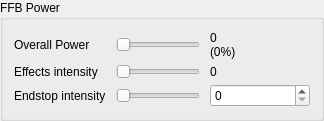
        <widget class="QGroupBox" name="groupBox_values">
         <property name="sizePolicy">
          <sizepolicy hsizetype="Preferred" vsizetype="Fixed">
           <horstretch>0</horstretch>
           <verstretch>0</verstretch>
          </sizepolicy>
         </property>
         <property name="title">
          <string>FFB Power</string>
         </property>
         <layout class="QGridLayout" name="gridLayout_3">
          <property name="horizontalSpacing">
           <number>10</number>
          </property>
          <property name="verticalSpacing">
           <number>5</number>
          </property>
          <item row="2" column="1">
           <widget class="QSlider" name="horizontalSlider_esgain">
            <property name="sizePolicy">
             <sizepolicy hsizetype="Expanding" vsizetype="Fixed">
              <horstretch>0</horstretch>
              <verstretch>0</verstretch>
             </sizepolicy>
            </property>
            <property name="toolTip">
             <string>&lt;html&gt;&lt;head/&gt;&lt;body&gt;&lt;p&gt;How stiff the endstop should be (Tune to taste while keeping noise low)&lt;/p&gt;&lt;/body&gt;&lt;/html&gt;</string>
            </property>
            <property name="maximum">
             <number>255</number>
            </property>
            <property name="orientation">
             <enum>Qt::Orientation::Horizontal</enum>
            </property>
           </widget>
          </item>
          <item row="1" column="1">
           <widget class="QSlider" name="horizontalSlider_fxratio">
            <property name="toolTip">
             <string>&lt;html&gt;&lt;head/&gt;&lt;body&gt;&lt;p&gt;High = Effects and endstop have the same peak torque. Low = effect peak is reduced to make endstop more prominent&lt;/p&gt;&lt;/body&gt;&lt;/html&gt;</string>
            </property>
            <property name="minimum">
             <number>102</number>
            </property>
            <property name="maximum">
             <number>255</number>
            </property>
            <property name="value">
             <number>102</number>
            </property>
            <property name="sliderPosition">
             <number>102</number>
            </property>
            <property name="orientation">
             <enum>Qt::Orientation::Horizontal</enum>
            </property>
           </widget>
          </item>
          <item row="1" column="2">
           <widget class="QLabel" name="label_fxratio">
            <property name="text">
             <string>0</string>
            </property>
           </widget>
          </item>
          <item row="1" column="0">
           <widget class="QLabel" name="label_6">
            <property name="toolTip">
             <string>&lt;html&gt;&lt;head/&gt;&lt;body&gt;&lt;p&gt;Intensity of the effects used by the force feedback effects from the game.&lt;/p&gt;&lt;p&gt;It defines the peak torque of the motor.&lt;/p&gt;&lt;/body&gt;&lt;/html&gt;</string>
            </property>
            <property name="text">
             <string>Effects intensity</string>
            </property>
           </widget>
          </item>
          <item row="0" column="0">
           <widget class="QLabel" name="label_4">
            <property name="toolTip">
             <string>&lt;html&gt;&lt;head/&gt;&lt;body&gt;&lt;p&gt;How much torque going to be used from the motor. &lt;br/&gt;&lt;br/&gt;More power means more current being used from the motor as well as stronger ffb.&lt;/p&gt;&lt;/body&gt;&lt;/html&gt;</string>
            </property>
            <property name="text">
             <string>Overall Power</string>
            </property>
           </widget>
          </item>
          <item row="2" column="0">
           <widget class="QLabel" name="label_7">
            <property name="toolTip">
             <string>&lt;html&gt;&lt;head/&gt;&lt;body&gt;&lt;p&gt;How much torque will be reserved to stop the motor for endstop effect.&lt;/p&gt;&lt;/body&gt;&lt;/html&gt;</string>
            </property>
            <property name="text">
             <string>Endstop intensity</string>
            </property>
           </widget>
          </item>
          <item row="0" column="1">
           <widget class="QSlider" name="horizontalSlider_power">
            <property name="maximum">
             <number>32767</number>
            </property>
            <property name="pageStep">
             <number>100</number>
            </property>
            <property name="orientation">
             <enum>Qt::Orientation::Horizontal</enum>
            </property>
            <property name="tickInterval">
             <number>100</number>
            </property>
           </widget>
          </item>
          <item row="0" column="2">
           <widget class="QLabel" name="label_power">
            <property name="minimumSize">
             <size>
              <width>30</width>
              <height>0</height>
             </size>
            </property>
            <property name="text">
             <string>0
(0%)</string>
            </property>
           </widget>
          </item>
          <item row="2" column="2">
           <widget class="QSpinBox" name="spinBox_esgain">
            <property name="minimumSize">
             <size>
              <width>100</width>
              <height>0</height>
             </size>
            </property>
            <property name="keyboardTracking">
             <bool>false</bool>
            </property>
            <property name="suffix">
             <string/>
            </property>
            <property name="maximum">
             <number>255</number>
            </property>
           </widget>
          </item>
         </layout>
        </widget>
